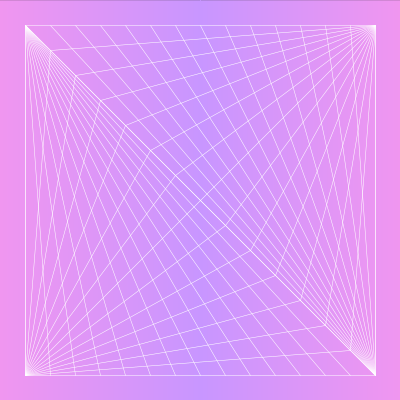
Frame 1 (no input)
Frame 2 (the mouse pressed at the canvas centre, redrawn once): identical to frame 1, image omitted

The Processing sketch that drew this single still picture (run headless with seeded random() and noise(); the mouse was pressed at the canvas centre and the sketch redrawn once):

// Processing sketch: Lines_A
// ── Lines_A.pde
//constants
int X_AXIS = 1;
int Y_AXIS = 2;
color b1, b2;

void setup() {
    size(400,400);
    background(40);
   
   // define colors
   b1 = color(240, 150, 240);
   b2 = color(200, 150, 255);
   
    
    setGradient(0, 0, width/2, height, b1, b2, X_AXIS);
    setGradient(width/2, 0, width/2, height, b2, b1, X_AXIS);
   
   
    stroke(255);
    strokeWeight(.5);
    noFill();
   
    
    for (int i = 25; i <= 375; i = i+25) {
        line(25, 25, i, height-25);
        line(height-25, width-25, i, 25); 
        line(25, height-25, i, i);
        line(width-25, 25, i, i);
    }
   
   noLoop();
   
   }
    
void draw() {
  save("Lines_A_XXX.png");
}

void setGradient(int x, int y, float w, float h, color c1, color c2, int axis ) {

  noFill();

  if (axis == Y_AXIS) {  // Top to bottom gradient
    for (int i = y; i <= y+h; i++) {
      float inter = map(i, y, y+h, 0, 1);
      color c = lerpColor(c1, c2, inter);
      stroke(c);
      line(x, i, x+w, i);
    }
  }  
  else if (axis == X_AXIS) {  // Left to right gradient
    for (int i = x; i <= x+w; i++) {
      float inter = map(i, x, x+w, 0, 1);
      color c = lerpColor(c1, c2, inter);
      stroke(c);
      line(i, y, i, y+h);
    }
  }
}
